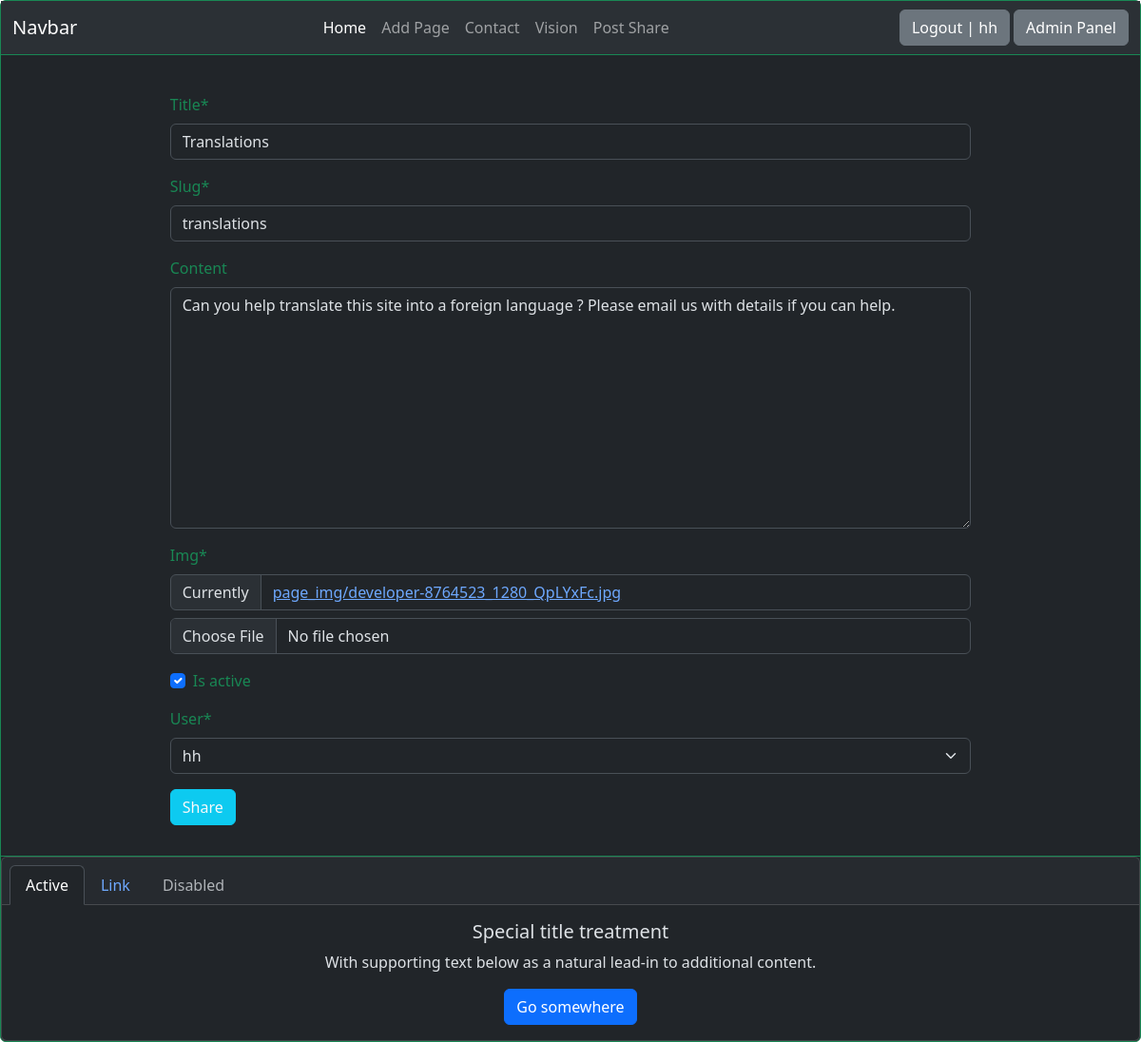
/translations/translations (signed in), run on the app's committed database.
### fotoblog/models.py (models this page shows, shortened)
class BaseModel (models.Model):
    title = models.CharField (max_length=100,blank=False,null=False)
    slug = AutoSlugField (populate_from="title")
    content = models.TextField (blank=True,null=True)
    img = models.ImageField (upload_to="page_img/")
    is_active = models.BooleanField (default=True)
    class Meta:
        abstract = True

class Page (BaseModel):
    def __str_ (self):
        return self.title

class Post (BaseModel):
    user = models.ForeignKey (User,on_delete=models.CASCADE,blank=False,null=False)

### fotoblog/views.py (the view, shortened to what this page needs)
# urls.py: path("",page_views,name="home_views"),
def page_views (request,page_slug=None,post_slug=None):
    if post_slug:
        return post_share (request,post_slug)

### forms/forms.py
class PostForm (forms.ModelForm):
    class Meta:
        model = Post
        fields = "__all__"

### context_processor/global_db.py (called while the page is built)
def nav_pages (request):
    if request.user.is_authenticated:
        if request.user.is_superuser:
            pages = Page.objects.filter (is_active=True)
        elif request.user.is_active:
            pages = Page.objects.filter (is_active=True).exclude (slug="add-page")
        else:
            pages = Page.objects.filter (slug__in=["home","contact","vision"],is_active=True).order_by("id")
    else:
        pages = Page.objects.filter (slug__in=["home","contact","vision"],is_active=True).order_by("id")
    return dict (g_pages=pages,)

### templates/pages/post-share.html (shortened to what this page needs)
{% extends 'core/base.html' %}
{% block content %}
<div class="card border-success m-0 d-flex flex-column min-vh-100" name="viewport" content="width=device-width" data-bs-theme="dark">
  <div class="card-header bg-transparent border-success m-0 p-0">
    {% include 'components/navbar.html' %}
  </div>
  <div class="card-body text-success">
    <div class="container p-3 w-75">
        <form action="#" method="post" enctype="multipart/form-data">
            {% load crispy_forms_tags %}
            {{ post_form|crispy }}
        <button type="submit" class="btn btn-info text-light">Share</button>
    </form>
    </div>
  </div>
  {% block footer %}
  <div class="card-footer bg-transparent border-success m-0 p-0">
{% include 'components/footer.html' %}
</div>
{% endblock footer %}
</div>
{% endblock content %}

### templates/core/base.html (shortened to what this page needs)
{% load static %}
<!doctype html>
<html lang="en">
  <head>
    <link href="{% static 'css/bootstrap.min.css' %}" rel="stylesheet">
  </head>
  <body class="m-0 p-0">
    {% block content %}
    {% endblock content %}
  </body>
</html>

### templates/components/navbar.html (shortened to what this page needs)
<nav class="navbar navbar-expand-lg bg-body-tertiary" data-bs-theme="dark">
  <div class="container-fluid">
    <a class="navbar-brand" href="{% url 'fotoblog:home_views' %}">Navbar</a>
    <div class="collapse navbar-collapse" id="navbarNavAltMarkup">
      <div class="navbar-nav mx-auto">
        {% if g_pages %}
        {% for g_page in g_pages %}
        <a class="nav-link {% if forloop.first %}active{% endif %}" aria-current="page" href="{% url 'fotoblog:page_views' page_slug=g_page.slug %}">{{ g_page.title }}</a>
        {% endfor %}
        {% endif %}
      </div>
      {% if request.user.is_authenticated %}
      <a href="/logout/" class="btn btn-secondary text-decoration-none ">Logout | {{ request.user.username }}</a>
      <a href="/admin/" target="_blank" class="btn btn-secondary text-decoration-none ms-1 ">Admin Panel</a>
      {% else %}
      <a href="/login/" class="btn btn-secondary text-decoration-none ">Login</a>
      <a href="/register/" class="btn btn-secondary text-decoration-none ms-1 ">Register</a>
      {% endif %}
    </div>
  </div>
</nav>

### templates/components/footer.html
<div class="card text-center m-0">
  <div class="card-header">
    <ul class="nav nav-tabs card-header-tabs">
      <li class="nav-item">
        <a class="nav-link active" aria-current="true" href="#">Active</a>
      </li>
      <li class="nav-item">
        <a class="nav-link" href="#">Link</a>
      </li>
      <li class="nav-item">
        <a class="nav-link disabled" aria-disabled="true">Disabled</a>
      </li>
    </ul>
  </div>
  <div class="card-body">
    <h5 class="card-title">Special title treatment</h5>
    <p class="card-text">With supporting text below as a natural lead-in to additional content.</p>
    <a href="#" class="btn btn-primary">Go somewhere</a>
  </div>
</div>

### data on the page
Page: title "Home"
Page: title "Add Page"
Page: title "Contact"
Page: title "Vision"
Page: title "Post Share"
Post: title "Translations", slug "translations", content "Can you help translate this site into a foreign language ? Please email us with details if you can help.", is_active "☑", user "hh"

### other printed values
{{ request.user.username }} "hh"
